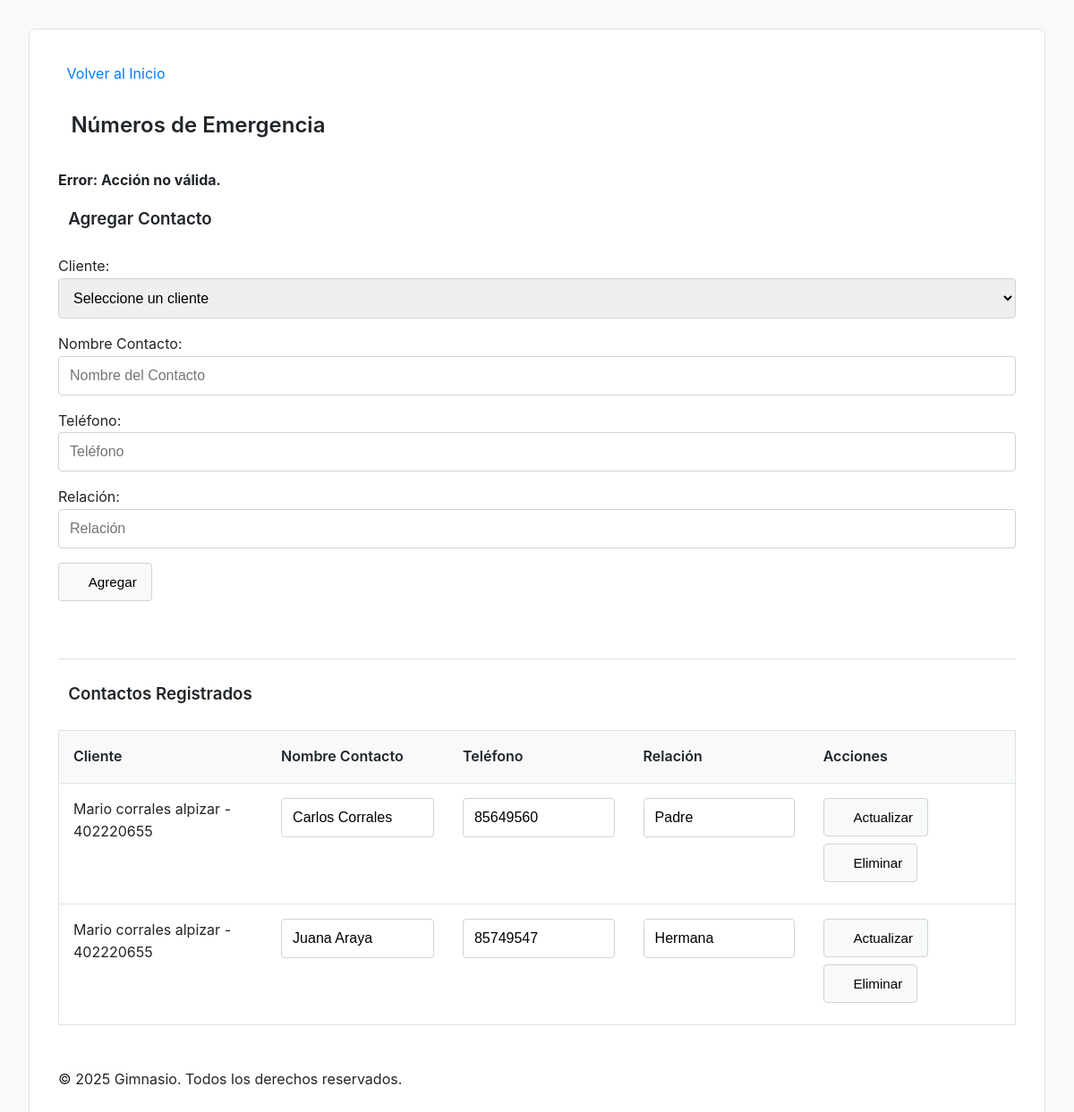
Page /view/numeroEmergenciaView.php?error=accion_no_valida (signed in) on the committed database.
### tables this page shows
CREATE TABLE `tbcliente` (
  `tbclienteid` int NOT NULL,
  `tbclienteimagenid` varchar(45) DEFAULT NULL,
  `tbclientecarnet` varchar(10) NOT NULL,
  `tbclientenombre` varchar(45) NOT NULL,
  `tbclientefechanacimiento` varchar(45) NOT NULL,
  `tbclientetelefono` int NOT NULL,
  `tbclientecorreo` varchar(100) DEFAULT NULL,
  `tbclientedireccion` varchar(100) NOT NULL,
  `tbclientegenero` char(1) NOT NULL,
  `tbclienteinscripcion` date NOT NULL,
  `tbclienteestado` tinyint(1) NOT NULL DEFAULT '1',
  `tbclientecontrasena` varchar(8) NOT NULL
);

CREATE TABLE `tbnumeroemergencia` (
  `tbnumeroemergenciaid` int NOT NULL,
  `tbnumeroemergenciaclienteid` int NOT NULL,
  `tbnumeroemergencianombre` varchar(50) NOT NULL,
  `tbnumeroemergenciatelefono` varchar(8) NOT NULL,
  `tbnumeroemergenciarelacion` varchar(30) NOT NULL
);

### utility/Validation.php (called while the page is built, shortened)
<?php
class Validation
{
    public static function getError($field)
    {
        return null;
    }
    public static function getOldInput($field, $default = '')
    {
        return $default;
    }
}
?>

### data/numeroEmergenciaData.php (called while the page is built, shortened)
<?php
include_once '../domain/numeroEmergencia.php';
class numeroEmergenciaData extends Data
{
    public function getAllTBNumeroEmergencia() {
        $conn = mysqli_connect($this->server, $this->user, $this->password, $this->db, $this->port);
        $conn->set_charset('utf8');
        $querySelect = "SELECT * FROM tbnumeroemergencia;";
        $result = mysqli_query($conn, $querySelect);
        $numeros = array();
        while ($row = mysqli_fetch_assoc($result)) {
            $numeros[] = new numeroEmergencia(
                $row['tbnumeroemergenciaid'],
                $row['tbnumeroemergenciaclienteid'],
                $row['tbnumeroemergencianombre'],
                $row['tbnumeroemergenciatelefono'],
                $row['tbnumeroemergenciarelacion']
            );
        }
        return $numeros;
    }
}

### business/numeroEmergenciaBusiness.php (called while the page is built, shortened)
<?php
include_once '../data/numeroEmergenciaData.php';
include_once '../domain/numeroEmergencia.php';
class numeroEmergenciaBusiness
{
    private $numeroEmergenciaData;
    public function __construct() {
        $this->numeroEmergenciaData = new numeroEmergenciaData();
    }
    public function getAllTBNumeroEmergencia() {
        return $this->numeroEmergenciaData->getAllTBNumeroEmergencia();
    }
}

### data/clienteData.php (called while the page is built, shortened)
<?php
include '../domain/cliente.php';
class ClienteData extends Data
{
    public function getAllTBCliente()
    {
        $conn = mysqli_connect($this->server, $this->user, $this->password, $this->db, $this->port);
        $conn->set_charset('utf8');
        $querySelect = "SELECT * FROM tbcliente;";
        $result = mysqli_query($conn, $querySelect);
        $clientes = [];
        while ($row = mysqli_fetch_assoc($result)) {
            $clientes[] = new Cliente(
                $row['tbclienteid'],
                $row['tbclientecarnet'],
                $row['tbclientenombre'],
                $row['tbclientefechanacimiento'],
                $row['tbclientetelefono'],
                $row['tbclientecorreo'],
                $row['tbclientedireccion'],
                $row['tbclientegenero'],
                $row['tbclienteinscripcion'],
                $row['tbclienteestado'],
                isset($row['tbclientecontrasena']) ? $row['tbclientecontrasena'] : '',
                isset($row['tbclienteimagenid']) ? $row['tbclienteimagenid'] : ''
            );
        }
        return $clientes;
    }
}
?>

### business/clienteBusiness.php (called while the page is built, shortened)
<?php
include '../data/clienteData.php';
class ClienteBusiness {
    private $clienteData;
    public function __construct() {
        $this->clienteData = new ClienteData();
    }
    public function getAllTBCliente() {
        return $this->clienteData->getAllTBCliente();
    }
}
?>

### domain/cliente.php (called while the page is built, shortened)
<?php
class Cliente
{
    private $id;
    private $carnet;
    private $nombre;
    public function __construct($id, $carnet, $nombre, $fechaNacimiento, $telefono, $correo, $direccion, $genero, $inscripcion, $estado, $contrasena = '', $tbclienteimagenid = '')
    {
        $this->id = $id;
        $this->carnet = $carnet;
        $this->nombre = $nombre;
    }
    public function getId()
    {
        return $this->id;
    }
    public function getCarnet()
    {
        return $this->carnet;
    }
    public function getNombre()
    {
        return $this->nombre;
    }
}
?>

### domain/numeroEmergencia.php (called while the page is built, shortened)
<?php
class numeroEmergencia
{
    private $numeroemergenciaId;
    private $numeroemergenciaClienteId;
    private $numeroemergenciaNombre;
    private $numeroemergenciaTelefono;
    private $numeroemergenciaRelacion;
    public function __construct($numeroemergenciaId, $numeroemergenciaClienteId, $numeroemergenciaNombre, $numeroemergenciaTelefono, $numeroemergenciaRelacion)
    {
        $this->numeroemergenciaId = $numeroemergenciaId;
        $this->numeroemergenciaClienteId = $numeroemergenciaClienteId;
        $this->numeroemergenciaNombre = $numeroemergenciaNombre;
        $this->numeroemergenciaTelefono = $numeroemergenciaTelefono;
        $this->numeroemergenciaRelacion = $numeroemergenciaRelacion;
    }
    public function getId()
    {
        return $this->numeroemergenciaId;
    }
    public function getClienteId()
    {
        return $this->numeroemergenciaClienteId;
    }
    public function getNombre()
    {
        return $this->numeroemergenciaNombre;
    }
    public function getTelefono()
    {
        return $this->numeroemergenciaTelefono;
    }
    public function getRelacion()
    {
        return $this->numeroemergenciaRelacion;
    }
}

### view/numeroEmergenciaView.php (the view, shortened to what this page needs)
<?php
include_once '../business/clienteBusiness.php';
include_once '../business/numeroEmergenciaBusiness.php';
include_once '../utility/Validation.php';
$usuarioId = $_SESSION['usuario_id'];
$tipoUsuario = $_SESSION['tipo_usuario'];
$clienteBusiness = new ClienteBusiness();
$numeroEmergenciaBusiness = new numeroEmergenciaBusiness();
if ($tipoUsuario == 'cliente') {
    $cliente = $clienteBusiness->getClientePorId($usuarioId);
    $numeros = $numeroEmergenciaBusiness->getAllTBNumeroEmergenciaByClienteId($usuarioId);
} else {
    $clientes = $clienteBusiness->getAllTBCliente();
    $numeros = $numeroEmergenciaBusiness->getAllTBNumeroEmergencia();
}
?>
<!DOCTYPE html>
<html lang="es">
<head>
    <link rel="stylesheet" href="styles.css">
</head>
<body>
<div class="container">
    <header>
        <a href="../index.php"><i class="ph ph-arrow-left"></i>Volver al Inicio</a><br><br>
        <h2><i class="ph ph-phone-plus"></i>Números de Emergencia</h2>
    </header>
    <main>
        <?php
        $generalError = Validation::getError('general');
        if ($generalError) {
            echo '<p class="error-message flash-msg"><b>Error: '.htmlspecialchars($generalError).'</b></p>';
        } else if (isset($_GET['error'])) {
            $error = $_GET['error'];
            echo '<p class="error-message flash-msg"><b>Error: ';
            if ($error == "datos_faltantes") echo 'Datos incompletos.';
            else if ($error == "insertar") echo 'No se pudo insertar el número.';
            else if ($error == "actualizar") echo 'No se pudo actualizar el número.';
            else if ($error == "eliminar") echo 'No se pudo eliminar el número.';
            else echo 'Acción no válida.';
            echo '</b></p>';
        } else if (isset($_GET['success'])) {
            $success = $_GET['success'];
            echo '<p class="success-message flash-msg"><b>Éxito: ';
            if ($success == "insertado") echo 'Número insertado correctamente.';
            else if ($success == "actualizado") echo 'Número actualizado correctamente.';
            else if ($success == "eliminado") echo 'Número eliminado correctamente.';
            echo '</b></p>';
        }
        ?>
        <section>
            <h3><i class="ph ph-plus-circle"></i>Agregar Contacto</h3>
            <form method="post" action="../action/numeroEmergenciaAction.php">
                <?php if ($tipoUsuario !== 'cliente'): ?>
                    <div class="form-group">
                        <label>Cliente:</label>
                        <select name="clienteId">
                            <option value="">Seleccione un cliente</option>
                        </select>
                    </div>
                <?php else: ?>
                    <input type="hidden" name="clienteId" value="<?= $usuarioId ?>">
                <?php endif; ?>
                <div class="form-group">
                    <label>Nombre Contacto:</label>
                    <input type="text" name="nombre" maxlength="50" placeholder="Nombre del Contacto"
                           value="<?= Validation::getOldInput('nombre') ?>">
                </div>
                <div class="form-group">
                    <label>Teléfono:</label>
                    <input type="text" name="telefono" maxlength="8" placeholder="Teléfono"
                           value="<?= Validation::getOldInput('telefono') ?>">
                </div>
                <div class="form-group">
                    <label>Relación:</label>
                    <input type="text" name="relacion" maxlength="30" placeholder="Relación"
                           value="<?= Validation::getOldInput('relacion') ?>">
                </div>
                <button type="submit" name="insertar"><i class="ph ph-plus"></i>Agregar</button>
            </form>
        </section>
        <section>
            <h3><i class="ph ph-list-bullets"></i>Contactos Registrados</h3>
            <div style="overflow-x:auto;">
                <table>
                    <thead>
                    <tr>
                        <th>Cliente</th>
                        <th>Nombre Contacto</th>
                        <th>Teléfono</th>
                        <th>Relación</th>
                        <th>Acciones</th>
                    </tr>
                    </thead>
                    <tbody>
                    <?php foreach ($numeros as $n): ?>
                        <tr>
                            <form method="post" action="../action/numeroEmergenciaAction.php">
                                <td>
                                    <?php
                                    if ($tipoUsuario === 'cliente') {
                                        echo htmlspecialchars($cliente->getNombre());
                                    } else {
                                        foreach ($clientes as $c) {
                                            if ($c->getId() == $n->getClienteId()) {
                                                echo htmlspecialchars($c->getNombre().' - '.$c->getCarnet());
                                                break;
                                            }
                                        }
                                    }
                                    ?>
                                </td>
                                <td>
                                    <input type="text" name="nombre" maxlength="50"
                                           value="<?= htmlspecialchars(Validation::getOldInput('nombre_'.$n->getId(), $n->getNombre())) ?>">
                                </td>
                                <td>
                                    <input type="text" name="telefono" maxlength="8"
                                           value="<?= htmlspecialchars(Validation::getOldInput('telefono_'.$n->getId(), $n->getTelefono())) ?>">
                                </td>
                                <td>
                                    <input type="text" name="relacion" maxlength="30"
                                           value="<?= htmlspecialchars(Validation::getOldInput('relacion_'.$n->getId(), $n->getRelacion())) ?>">
                                </td>
                                <td>
                                    <button type="submit" name="actualizar"><i class="ph ph-pencil-simple"></i>Actualizar</button>
                                    <button type="submit" name="eliminar" onclick="return confirm('¿Seguro que desea eliminar este número?');">
                                        <i class="ph ph-trash"></i>Eliminar
                                    </button>
                                </td>
                            </form>
                        </tr>
                    <?php endforeach; ?>
                    </tbody>
                </table>
            </div>
        </section>
    </main>
    <footer>
        <p>&copy; <?= date("Y") ?> Gimnasio. Todos los derechos reservados.</p>
    </footer>
</div>
</body>
</html>

### view/styles.css (style rules this page uses)
body { font-family: -apple-system, BlinkMacSystemFont, "Segoe UI", Roboto, Helvetica, Arial, sans-serif; background-color: #f8f9fa; color: #212529; margin: 0; padding: 2rem; line-height: 1.6; }
.container { max-width: 1700px; margin: 0 auto; background-color: #ffffff; padding: 2rem; border-radius: 8px; border: 1px solid #dee2e6; }
h1, h2, h3, h4 { margin-top: 0; font-weight: 600; }
a { color: #007bff; text-decoration: none; display: inline-flex; align-items: center; }
main section { padding-bottom: 1.5rem; margin-bottom: 1.5rem; border-bottom: 1px solid #dee2e6; }
main section:last-child { border-bottom: none; margin-bottom: 0; padding-bottom: 0; }
.container form { margin-bottom: 2rem; }
.container input[type="text"], .container input[type="email"], .container input[type="password"], .container input[type="date"], .container input[type="time"], .container input[type="number"], .container select, .container textarea { width: 100%; padding: 0.75rem; margin-bottom: 1rem; border: 1px solid #ced4da; border-radius: 4px; box-sizing: border-box; font-size: 1rem; }
.container button, .container input[type="submit"] { background-color: #f8f9fa; border: 1px solid #ced4da; border-radius: 4px; padding: 0.75rem 1rem; cursor: pointer; font-size: 0.95rem; font-weight: 500; display: inline-flex; align-items: center; justify-content: center; gap: 0.5em; margin-right: 0.5rem; margin-bottom: 0.5rem; transition: background-color 0.2s, border-color 0.2s; }
table { width: 100%; border-collapse: collapse; margin-bottom: 2rem; border: 1px solid #dee2e6; }
th, td { padding: 1rem; text-align: left; border-bottom: 1px solid #dee2e6; vertical-align: top; }
th { background-color: #f8f9fa; font-weight: 600; }

### rows in the picture
tbnumeroemergencia: nombre "Carlos Corrales", telefono "85649560", relacion "Padre"
tbcliente: $c->getNombre().' - '.$c->getCarnet() "Mario corrales alpizar - 402220655"
tbnumeroemergencia: nombre "Juana Araya", telefono "85749547", relacion "Hermana"
